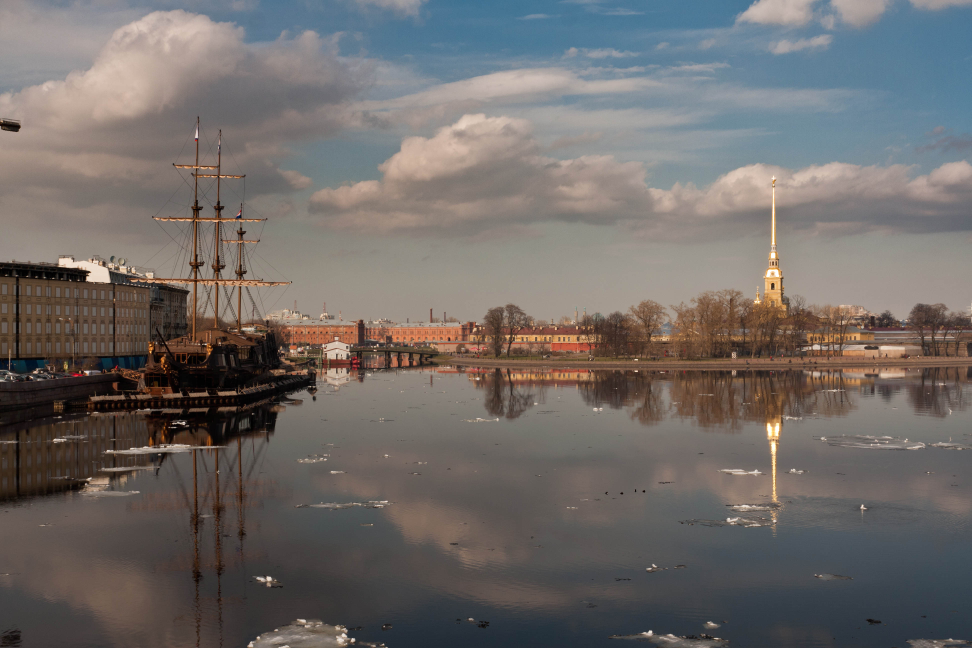
#> input picture exp3/a.jpg, 3888 x 2592 px (shown at 1/4 size)
$ python image_fusion.py
#> lines starting #> are read from the running program, lines starting #| are printed output that depends on the picture
"""实验三：依据参考代码，使用 SIFT、FLANN、RANSAC 完成图像拼接。"""
from pathlib import Path
import argparse
import json
import platform
import sys
import cv2
import numpy as np


def read_image(path, max_width=1200):
    image = cv2.imread(str(path))
    if image is None:
        raise ValueError(f"无法读取图像：{path}")
    original_size = list(image.shape[:2][::-1])
    if max_width > 0 and image.shape[1] > max_width:
        scale = max_width / image.shape[1]
        image = cv2.resize(image, None, fx=scale, fy=scale,
                           interpolation=cv2.INTER_AREA)
    return image, original_size


def extract_features(img_a, img_b):
    gray_a = cv2.cvtColor(img_a, cv2.COLOR_BGR2GRAY)
    gray_b = cv2.cvtColor(img_b, cv2.COLOR_BGR2GRAY)
    sift = cv2.SIFT_create()
    kp_a, des_a = sift.detectAndCompute(gray_a, None)
    kp_b, des_b = sift.detectAndCompute(gray_b, None)
    if des_a is None or des_b is None or min(len(des_a), len(des_b)) < 2:
        raise ValueError("图像中的有效特征不足")
    return kp_a, des_a, kp_b, des_b


def match_features(des_a, des_b):
    index_params = dict(algorithm=1, trees=5)
    search_params = dict(checks=50)
    flann = cv2.FlannBasedMatcher(index_params, search_params)
    matches = flann.knnMatch(des_a, des_b, k=2)
    good_matches = []
    for pair in matches:
        if len(pair) == 2:
            m, n = pair
            if m.distance < 0.7 * n.distance:
                good_matches.append(m)
    if len(good_matches) < 4:
        raise ValueError("优质匹配不足四组，无法估计单应矩阵")
    return matches, good_matches


def estimate_homography(kp_a, kp_b, good_matches):
    # queryIdx 来自 a，trainIdx 来自 b；计算 b -> a 的变换。
    src_pts = np.float32([kp_b[m.trainIdx].pt for m in good_matches])
    dst_pts = np.float32([kp_a[m.queryIdx].pt for m in good_matches])
    src_pts = src_pts.reshape(-1, 1, 2)
    dst_pts = dst_pts.reshape(-1, 1, 2)
    H, mask = cv2.findHomography(src_pts, dst_pts, cv2.RANSAC, 5.0)
    if H is None or not np.isfinite(H).all() or mask is None:
        raise ValueError("单应矩阵估计失败")
    if int(mask.sum()) < 4:
        raise ValueError("RANSAC 内点不足四组")
    projected = cv2.perspectiveTransform(src_pts, H)
    errors = np.linalg.norm(projected - dst_pts, axis=2).ravel()
    return H, mask.ravel().astype(bool), errors


def stitch_images(img_a, img_b, H):
    h_a, w_a = img_a.shape[:2]
    h_b, w_b = img_b.shape[:2]
    corners_b = np.float32([[0, 0], [0, h_b], [w_b, h_b], [w_b, 0]])
    transformed = cv2.perspectiveTransform(corners_b.reshape(-1, 1, 2), H)
    corners_a = np.float32([[0, 0], [w_a, 0], [w_a, h_a], [0, h_a]])
    all_corners = np.concatenate([transformed.reshape(-1, 2), corners_a])
    x_min, y_min = np.floor(all_corners.min(axis=0)).astype(int)
    x_max, y_max = np.ceil(all_corners.max(axis=0)).astype(int)
    width, height = int(x_max - x_min), int(y_max - y_min)
    if width <= 0 or height <= 0 or width * height > 50_000_000:
        raise ValueError("变换后的画布尺寸异常")
    translation = np.array([[1, 0, -x_min], [0, 1, -y_min], [0, 0, 1]],
                           dtype=np.float64)
    stitched = cv2.warpPerspective(img_b, translation @ H, (width, height))
    stitched[-y_min:h_a - y_min, -x_min:w_a - x_min] = img_a
    return stitched, [int(x_min), int(y_min), int(x_max), int(y_max)]


def save_image(path, image):
    if not cv2.imwrite(str(path), image):
        raise OSError(f"图像保存失败：{path}")


def run_experiment(base_dir, max_width=1200, show=False):
    cv2.setRNGSeed(42)
    cv2.setNumThreads(1)
    output = base_dir / "results"
    output.mkdir(exist_ok=True)
    img_a, original_a = read_image(base_dir / "a.jpg", max_width)
#> in read_image, image is the input picture: shape (2592, 3888, 3); mean B, G, R 104, 106.6, 111.8
#> original_a = [3888, 2592]
    img_b, original_b = read_image(base_dir / "b.jpg", max_width)
#> call 2 of read_image, with max_width = 1200
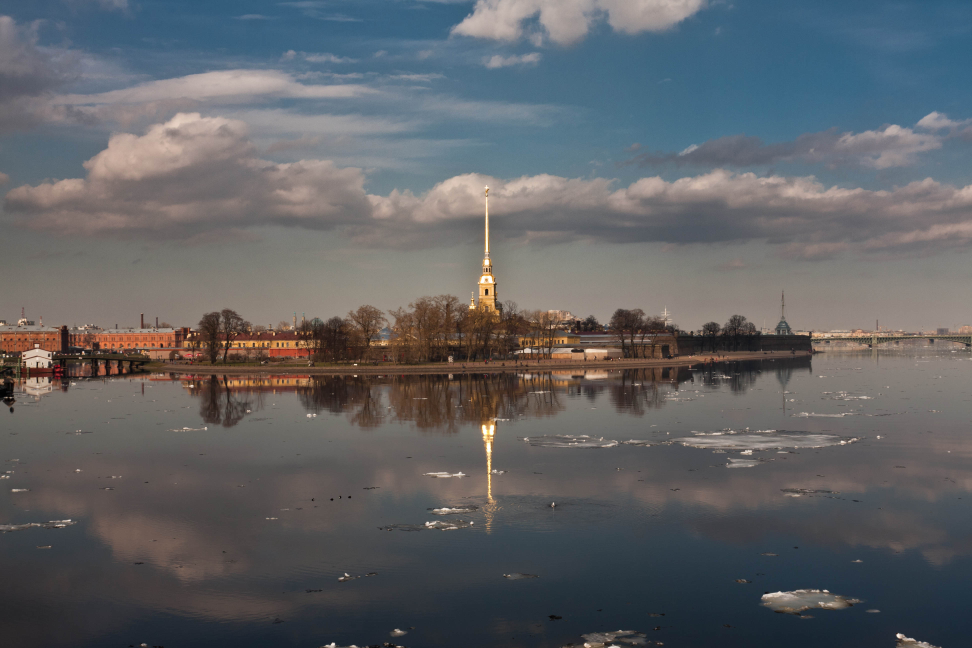
#> input picture exp3/b.jpg, 3888 x 2592 px (shown at 1/4 size)
#> in read_image, image is the input picture: shape (2592, 3888, 3); mean B, G, R 101, 98, 96.5
#> in read_image (call 2), `image = cv2.resize(image, None, fx=scale, fy=scale, interpolation=cv2...`:
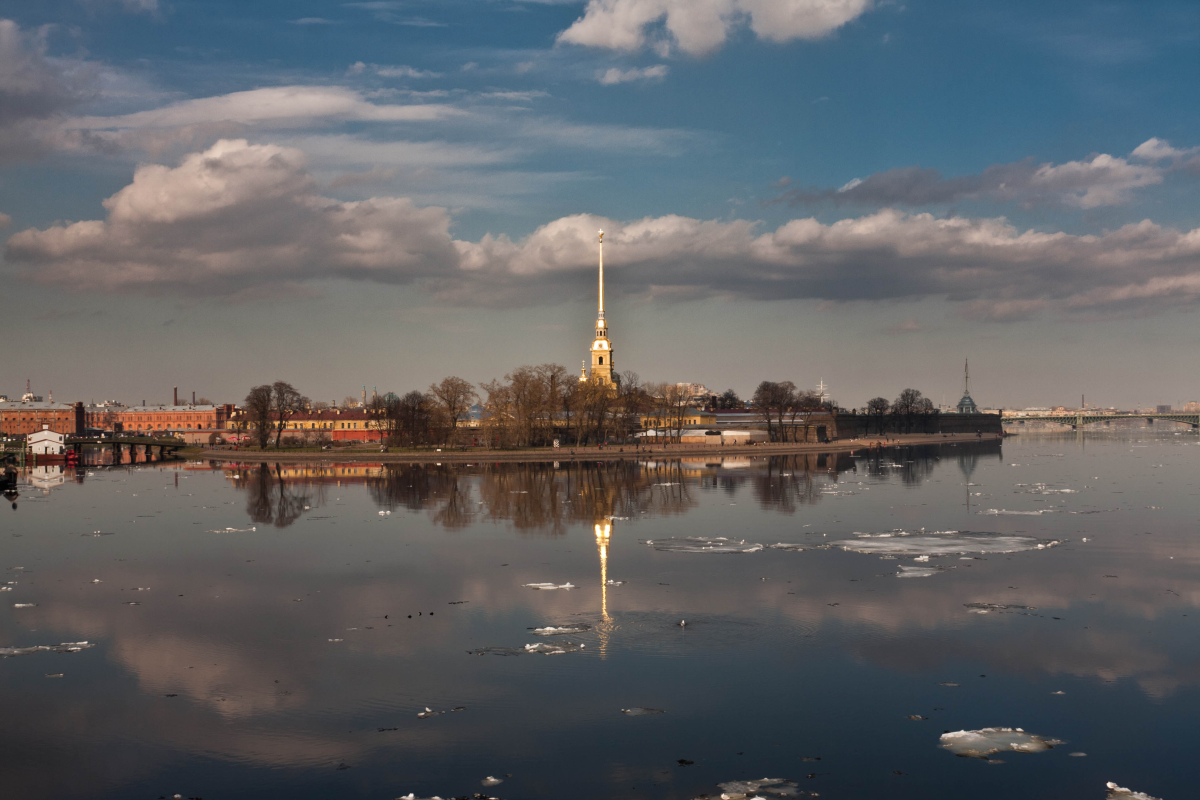
#> image: shape (800, 1200, 3); mean B, G, R 101, 98, 96.5
#> original_b = [3888, 2592]
    kp_a, des_a, kp_b, des_b = extract_features(img_a, img_b)
#> in extract_features, `gray_b = cv2.cvtColor(img_b, cv2.COLOR_BGR2GRAY)`:
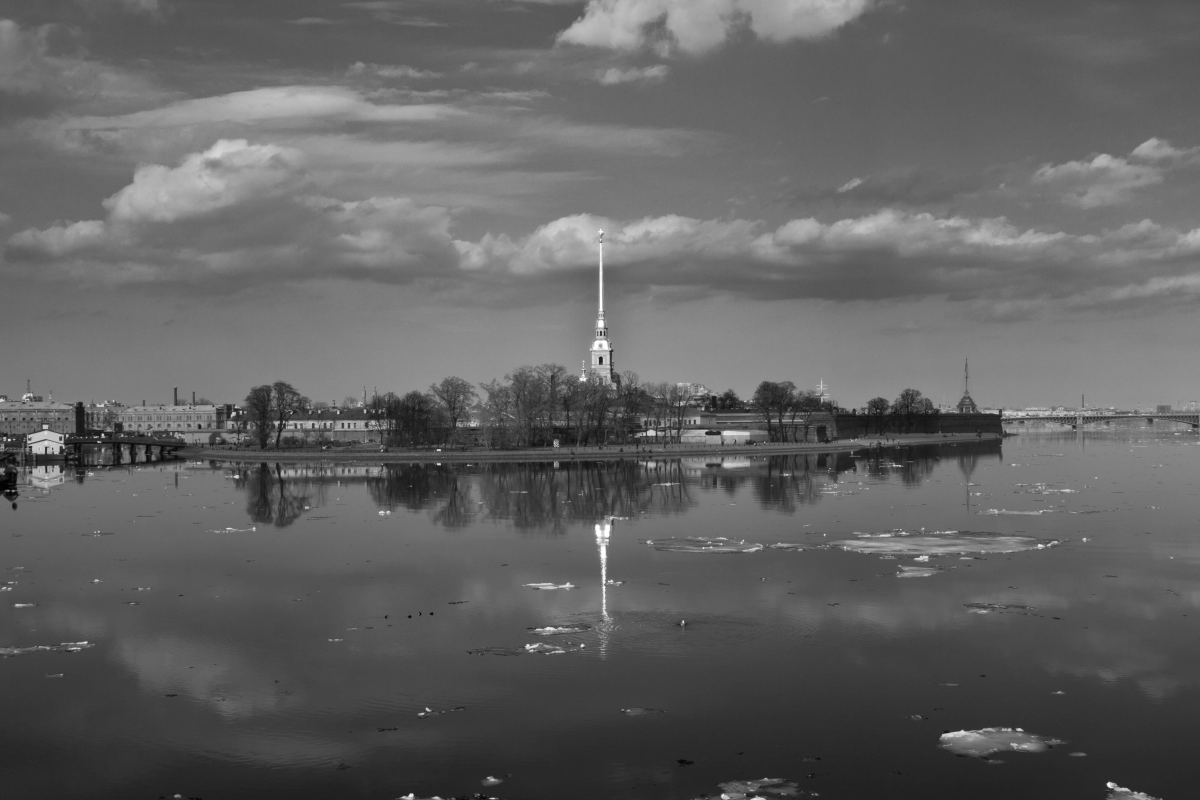
#> gray_b: shape (800, 1200); min 2, max 255, mean 97.9
#> in extract_features, `kp_a, des_a = sift.detectAndCompute(gray_a, None)`: kp_a = 2495 keypoints; strongest (x, y, size): (436, 790, 3.3), (226, 522, 2.8), (332, 714, 3.9), (107, 460, 3.9)
#> in extract_features, `kp_b, des_b = sift.detectAndCompute(gray_b, None)`: kp_b = 1747 keypoints; strongest (x, y, size): (1109, 785, 3.8), (411, 795, 2.9), (582, 645, 2.2), (439, 450, 1.9)
    matches, good = match_features(des_a, des_b)
#> in match_features, `matches = flann.knnMatch(des_a, des_b, k=2)`: matches = 2495 matches
#> after the loop in match_features, `for pair in matches:`: good_matches = 742 matches
#> matches = 2495 matches; good = 742 matches
    H, inliers, errors = estimate_homography(kp_a, kp_b, good)
#> in estimate_homography, `src_pts = np.float32([kp_b[m.trainIdx].pt for m in good_matches])`: src_pts = 742 pairs, first value 3.91 to 1082.1, second value 18.18 to 795.8
#> in estimate_homography, `dst_pts = np.float32([kp_a[m.queryIdx].pt for m in good_matches])`: dst_pts = 742 pairs, first value 18.02 to 1192.9, second value 2.49 to 791.7
#> in estimate_homography, `src_pts = src_pts.reshape(-1, 1, 2)`: src_pts = 742 rows, first 8: [1031.3, 421.1], [1031.3, 421.1], [328.4, 443.1], [80.34, 479.8], [1082.1, 754.1], [960.4, 759.2], [10.08, 418.6], [10.08, 418.6]
#> in estimate_homography, `dst_pts = dst_pts.reshape(-1, 1, 2)`: dst_pts = 742 rows, first 8: [18.02, 367.1], [239.6, 232.2], [242.3, 647], [249.2, 255.9], [273, 485.9], [273.8, 509.9], [369, 410.2], [369, 410.2]
#> in estimate_homography, `H, mask = cv2.findHomography(src_pts, dst_pts, cv2.RANSAC, 5.0)`: H = [[0.805, -0.000924, 376.6], [-0.063, 0.933, 20.04], [-0.000166, 3.24e-06, 1]]; mask = 742 values, max 1 at index 9, min 0 at index 0, mean 0.925
#> in estimate_homography, `projected = cv2.perspectiveTransform(src_pts, H)`: projected = 742 rows, first 8: [1453.1, 419.1], [1453.1, 419.1], [676.4, 435.9], [446, 468.1], [1515.3, 796.5], [1362.8, 792.1], [384.4, 410.1], [384.4, 410.1]
#> in estimate_homography, `errors = np.linalg.norm(projected - dst_pts, axis=2).ravel()`: errors = 742 values, max 1436 at index 0, min 0.00306 at index 393, mean 11.64
    stitched, bounds = stitch_images(img_a, img_b, H)
#> in stitch_images, `transformed = cv2.perspectiveTransform(corners_b.reshape(-1, 1, 2), H)`: transformed = [[376.6, 20.04], [374.9, 764.4], [1670, 859.8], [1676.4, -69.34]]
#> in stitch_images, `all_corners = np.concatenate([transformed.reshape(-1, 2), corners_a])`: all_corners = [[376.6, 20.04], [374.9, 764.4], [1670, 859.8], [1676.4, -69.34], [0, 0], [1200, 0], [1200, 800], [0, 800]]
#> in stitch_images, `x_min, y_min = np.floor(all_corners.min(axis=0)).astype(int)`: x_min = 0; y_min = -70
#> in stitch_images, `x_max, y_max = np.ceil(all_corners.max(axis=0)).astype(int)`: x_max = 1677; y_max = 860
#> in stitch_images, `width, height = int(x_max - x_min), int(y_max - y_min)`: width = 1677; height = 930
#> in stitch_images, `translation = np.array([[1, 0, -x_min], [0, 1, -y_min], [0, 0, 1]], dt..`: translation = [[1, 0, 0], [0, 1, 70], [0, 0, 1]]
#> in stitch_images, `stitched[-y_min:h_a - y_min, -x_min:w_a - x_min] = img_a`:
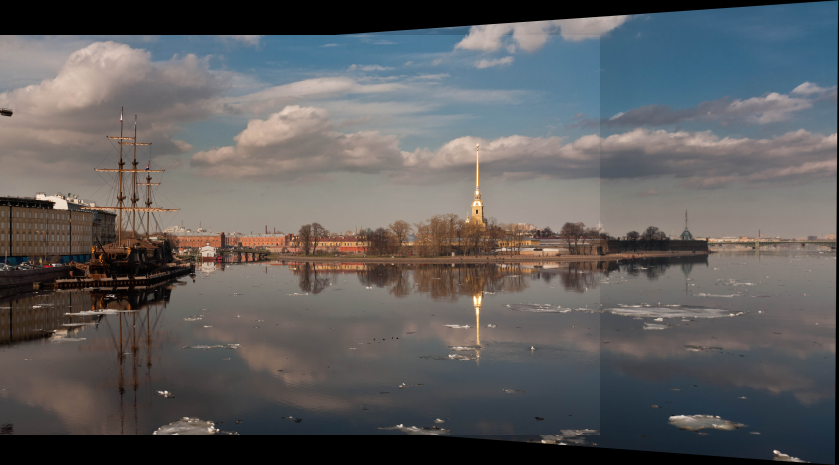
#> stitched: shape (930, 1677, 3) (shown at 1/2 size); mean B, G, R 93.8, 93.4, 94.6
#> bounds = [0, -70, 1677, 860]
    draw_flags = cv2.DrawMatchesFlags_NOT_DRAW_SINGLE_POINTS
    matched = cv2.drawMatches(img_a, kp_a, img_b, kp_b, good, None,
                             matchColor=(0, 255, 0), flags=draw_flags)
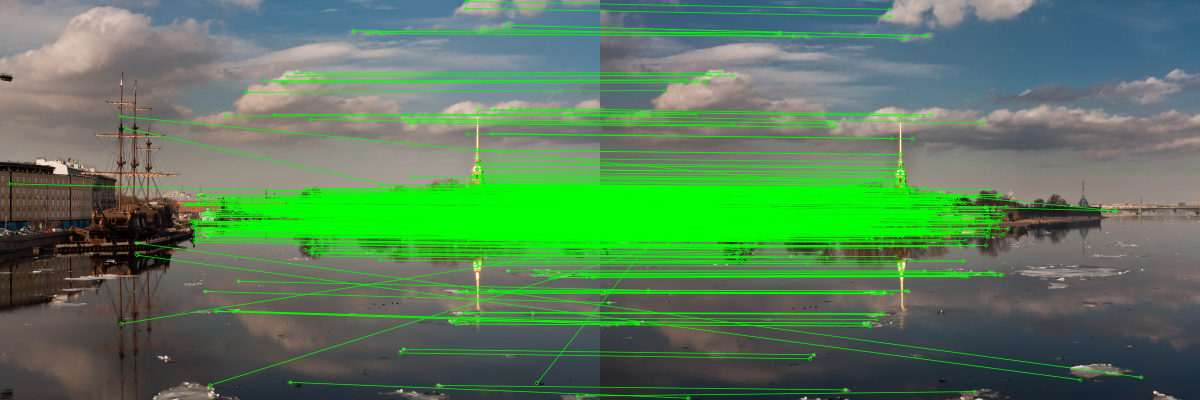
#> matched: shape (800, 2400, 3) (shown at 1/2 size); mean B, G, R 90.2, 124.7, 88
    # 全量匹配照常保存，另取距离最小的80组内点便于观察细节。
    best = sorted([m for m, keep in zip(good, inliers) if keep],
                  key=lambda m: m.distance)[:80]
#> best = 80 matches
    preview = cv2.drawMatches(img_a, kp_a, img_b, kp_b, best, None,
                             matchColor=(0, 255, 0), flags=draw_flags)
    save_image(output / "01_inputs.jpg", np.hstack([img_a, img_b]))
#> in save_image, `if not cv2.imwrite(str(path), image):`:
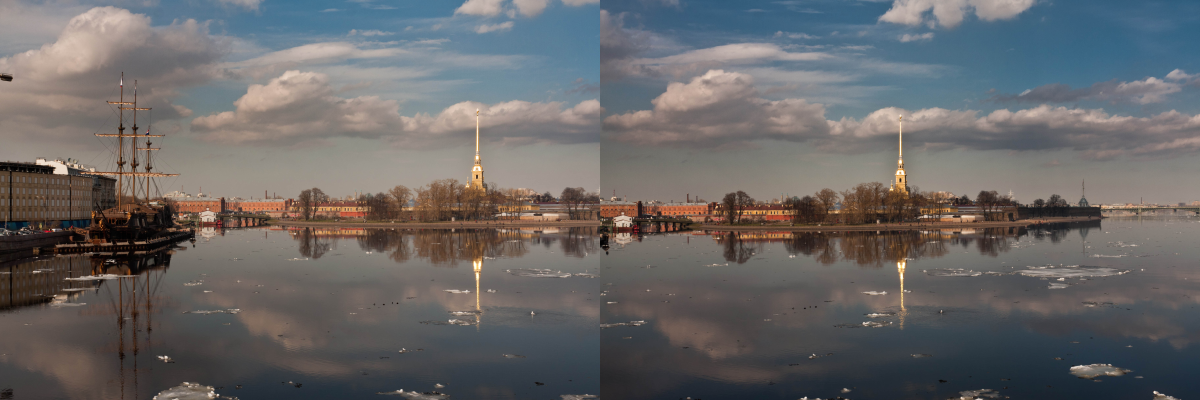
#> saved as 01_inputs.jpg: shape (800, 2400, 3) (shown at 1/2 size); mean B, G, R 102.5, 102.3, 104.1
    save_image(output / "02_matches_all.png", matched)
    save_image(output / "03_inliers_top80.png", preview)
    save_image(output / "04_stitched.png", stitched)
    info = {
        "python": platform.python_version(), "python_executable": sys.executable,
        "opencv": cv2.__version__, "numpy": np.__version__,
        "system": platform.platform(), "original_sizes_wh": [original_a, original_b],
        "input_sizes_wh": [list(img_a.shape[1::-1]), list(img_b.shape[1::-1])],
        "parameters": {"max_width": max_width, "trees": 5, "checks": 50,
                       "k": 2, "ratio": 0.7, "ransac_threshold_px": 5.0, "seed": 42},
        "keypoints_a": len(kp_a), "keypoints_b": len(kp_b),
        "knn_groups": len(matches), "good_matches": len(good),
        "inliers": int(inliers.sum()), "inlier_ratio": float(inliers.mean()),
        "inlier_mean_error_px": float(errors[inliers].mean()),
        "H_b_to_a": H.tolist(), "canvas_bounds": bounds,
        "stitched_size_wh": list(stitched.shape[1::-1]),
        "source": "opencv/opencv_extra 4.x testdata/stitching boat1.jpg boat2.jpg"
    }
    (output / "run_info.json").write_text(json.dumps(info, ensure_ascii=False, indent=2))
    log = (f"Python {info['python']} | OpenCV {info['opencv']} | NumPy {info['numpy']}\n"
           f"Input A/B: {img_a.shape[1]} x {img_a.shape[0]}\n"
           f"SIFT keypoints A/B: {len(kp_a)} / {len(kp_b)}\n"
           f"FLANN k=2 groups: {len(matches)} | Lowe ratio=0.7: {len(good)}\n"
           f"RANSAC inliers: {inliers.sum()}/{len(good)} ({inliers.mean():.2%})\n"
           f"Inlier mean reprojection error: {errors[inliers].mean():.4f} px\n"
           f"H (b -> a):\n{H}\n"
           f"Stitched size: {stitched.shape[1]} x {stitched.shape[0]}\n"
           "Saved: results/01_inputs.jpg, 02_matches_all.png,\n"
           "       03_inliers_top80.png, 04_stitched.png, run_info.json\n")
    (output / "run.txt").write_text(log)
    print(log)
#| Python 3.11.15 | OpenCV 4.13.0 | NumPy 1.26.4
#| Input A/B: 1200 x 800
#| SIFT keypoints A/B: 2495 / 1747
#| FLANN k=2 groups: 2495 | Lowe ratio=0.7: 742
#| RANSAC inliers: 686/742 (92.45%)
#| Inlier mean reprojection error: 0.3137 px
#| H (b -> a):
#| [[ 8.05064863e-01 -9.23812967e-04  3.76565479e+02]
#|  [-6.29777366e-02  9.32973182e-01  2.00379085e+01]
#|  [-1.65894330e-04  3.24139075e-06  1.00000000e+00]]
#| Stitched size: 1677 x 930
#| Saved: results/01_inputs.jpg, 02_matches_all.png,
#> (further printed lines are left out)
    if show:
        for title, image in [("Matched SIFT Keypoints", preview), ("Stitched Result", stitched)]:
            cv2.namedWindow(title, cv2.WINDOW_NORMAL)
            cv2.imshow(title, image)
            cv2.resizeWindow(title, 1100, round(image.shape[0] * 1100 / image.shape[1]))
        cv2.waitKey(0)
        cv2.destroyAllWindows()
    return info


if __name__ == "__main__":
    parser = argparse.ArgumentParser(description=__doc__)
    parser.add_argument("--max-width", type=int, default=1200)
    parser.add_argument("--show", action="store_true")
    args = parser.parse_args()
    run_experiment(Path(__file__).resolve().parent, args.max_width, args.show)
